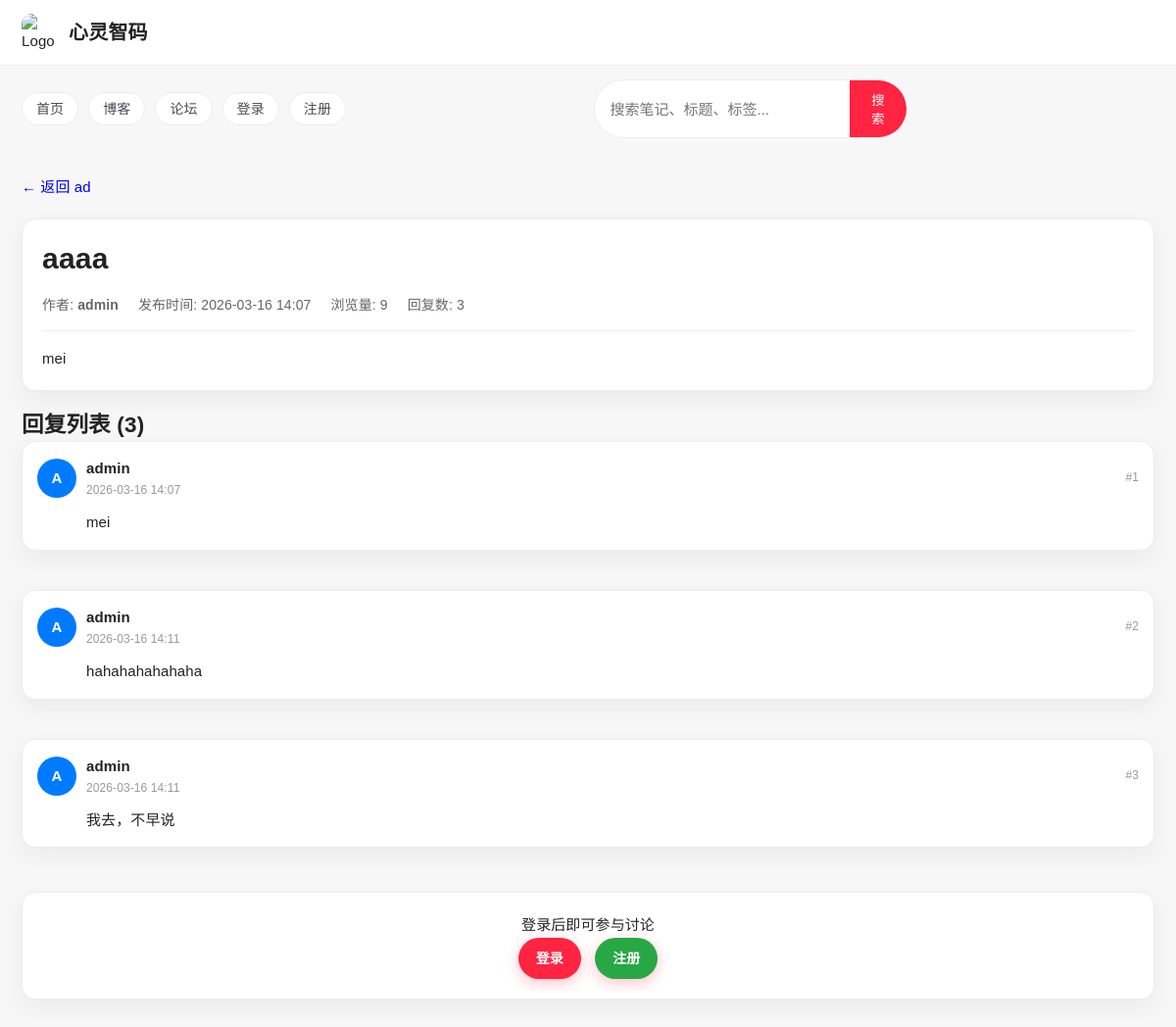
Screenshot of /forum/ad/topic/aaaa/ with the database file from the repository.
### forum/models.py (models this page shows, shortened)
class Forum(models.Model):
    name = models.CharField(max_length=100, unique=True)
    slug = models.SlugField(max_length=100, unique=True)
    description = models.TextField()
    created_at = models.DateTimeField(auto_now_add=True)
    updated_at = models.DateTimeField(auto_now=True)

class Topic(models.Model):
    title = models.CharField(max_length=200)
    slug = models.SlugField(max_length=200, unique=True)
    content = models.TextField()
    author = models.ForeignKey(User, on_delete=models.CASCADE, related_name='topics')
    forum = models.ForeignKey(Forum, on_delete=models.CASCADE, related_name='topics')
    is_sticky = models.BooleanField(default=False)
    is_closed = models.BooleanField(default=False)
    views = models.PositiveIntegerField(default=0)
    created_at = models.DateTimeField(auto_now_add=True)
    updated_at = models.DateTimeField(auto_now=True)

class Post(models.Model):
    content = models.TextField()
    author = models.ForeignKey(User, on_delete=models.CASCADE, related_name='forum_posts')
    topic = models.ForeignKey(Topic, on_delete=models.CASCADE, related_name='posts')
    created_at = models.DateTimeField(auto_now_add=True)
    updated_at = models.DateTimeField(auto_now=True)

### accounts/models.py (models this page shows, shortened)
class CustomUser(AbstractUser):
    bio = models.TextField(blank=True, null=True)
    avatar = models.ImageField(upload_to='avatars/', blank=True, null=True)
    phone_number = models.CharField(max_length=20, blank=True, null=True)
    date_of_birth = models.DateField(blank=True, null=True)
    is_verified = models.BooleanField(default=False)
    verification_code = models.CharField(max_length=6, blank=True, null=True)
    created_at = models.DateTimeField(default=timezone.now)
    updated_at = models.DateTimeField(auto_now=True)

### forum/views.py (the view)
# urls.py: path('<slug:forum_slug>/topic/<slug:topic_slug>/', TopicDetailView.as_view(), name='topic_detail'),
class TopicDetailView(DetailView):
    model = Topic
    template_name = 'forum/topic_detail.html'
    context_object_name = 'topic'
    slug_field = 'slug'
    slug_url_kwarg = 'topic_slug'
    def get(self, request, *args, **kwargs):
        self.object = self.get_object()
        self.object.views += 1
        self.object.save()
        context = self.get_context_data(object=self.object)
        return self.render_to_response(context)
    def get_context_data(self, **kwargs):
        context = super().get_context_data(**kwargs)
        context['posts'] = self.object.posts.order_by('created_at')
        context['post_form'] = PostForm()
        context['forum'] = self.object.forum
        return context

### forum/forms.py
class PostForm(forms.ModelForm):
    class Meta:
        model = Post
        fields = ('content',)
        widgets = {
            'content': forms.Textarea(attrs={'class': 'form-control', 'rows': 5, 'placeholder': '输入回复内容'}),
        }

### forum/templates/forum/topic_detail.html (shortened to what this page needs)
{% extends 'base.html' %}
{% block content %}
    <div style="margin-bottom: 20px;">
        <a href="{% url 'forum_detail' forum.slug %}" style="text-decoration: none;">&larr; 返回 {{ forum.name }}</a>
    </div>
    <div class="card" style="padding: 20px; margin-bottom: 20px;">
        <div style="display: flex; justify-content: space-between; align-items: flex-start; margin-bottom: 15px;">
            <h1>{{ topic.title }}</h1>
        </div>
        <div style="display: flex; gap: 20px; font-size: 14px; color: #666; margin-bottom: 15px;">
            <span>作者: <strong>{{ topic.author.username }}</strong></span>
            <span>发布时间: {{ topic.created_at|date:"Y-m-d H:i" }}</span>
            <span>浏览量: {{ topic.views }}</span>
            <span>回复数: {{ topic.posts.count }}</span>
        </div>
        <div style="border-top: 1px solid #eee; padding-top: 15px;">
            {{ topic.content|linebreaks }}
        </div>
    </div>
    <h2>回复列表 ({{ posts|length }})</h2>
    {% if posts %}
        <div style="display: grid; gap: 15px;">
            {% for post in posts %}
                <div class="card" style="padding: 15px;">
                    <div style="display: flex; justify-content: space-between; align-items: center; margin-bottom: 10px;">
                        <div style="display: flex; align-items: center; gap: 10px;">
                            <div style="width: 40px; height: 40px; background-color: #007bff; color: white; border-radius: 50%; display: flex; align-items: center; justify-content: center; font-weight: bold;">
                                {{ post.author.username.0|upper }}
                            </div>
                            <div>
                                <strong>{{ post.author.username }}</strong>
                                <p style="margin: 0; font-size: 12px; color: #999;">{{ post.created_at|date:"Y-m-d H:i" }}</p>
                            </div>
                        </div>
                        <span style="font-size: 12px; color: #999;">#{{ forloop.counter }}</span>
                    </div>
                    <div style="padding-left: 50px;">
                        {{ post.content|linebreaks }}
                    </div>
                </div>
            {% endfor %}
        </div>
    {% else %}
        <div class="card" style="padding: 30px; text-align: center;">
            <p>暂无回复</p>
        </div>
    {% endif %}
    {% if not topic.is_closed %}
        {% if user.is_authenticated %}
            <div class="card" style="padding: 20px; margin-top: 20px;">
                <h3>发表评论</h3>
                <form method="post" action="{% url 'create_post' topic.forum.slug topic.slug %}">
                    {% csrf_token %}
                    <div style="margin-bottom: 15px;">
                        <textarea name="content" rows="5" style="width: 100%; padding: 10px; border: 1px solid #ddd; border-radius: 5px; font-family: inherit;" placeholder="写下你的回复..."></textarea>
                    </div>
                    <button type="submit" class="btn">提交回复</button>
                </form>
            </div>
        {% else %}
            <div class="card" style="padding: 20px; margin-top: 20px; text-align: center;">
                <p>登录后即可参与讨论</p>
                <a href="{% url 'login' %}" class="btn">登录</a>
                <a href="{% url 'register' %}" class="btn" style="background-color: #28a745; margin-left: 10px;">注册</a>
            </div>
        {% endif %}
    {% else %}
        <div class="card" style="padding: 20px; margin-top: 20px; text-align: center; background-color: #f8d7da;">
            <p style="color: #721c24;">该话题已关闭，无法添加回复</p>
        </div>
    {% endif %}
{% endblock %}

### templates/base.html (style rules this page uses)
* { margin: 0; padding: 0; box-sizing: border-box; }
:root { --xhs-red: #ff2442; --xhs-red-deep: #e51f3c; --xhs-bg: #f7f7f8; --xhs-card: #ffffff; --xhs-text: #222; --xhs-subtext: #7a7a85; --xhs-border: #ececf1; --xhs-shadow: 0 8px 24px rgba(27, 27, 33, 0.06); }
body { font-family: "PingFang SC", "Microsoft YaHei", Arial, sans-serif; line-height: 1.6; font-size: 15px; letter-spacing: 0.1px; color: var(--xhs-text); background: var(--xhs-bg); }
h1, h2, h3, h4 { line-height: 1.35; letter-spacing: 0.2px; }
p { line-height: 1.7; }
.card { background: var(--xhs-card); border-radius: 14px; padding: 22px; box-shadow: var(--xhs-shadow); margin-bottom: 25px; transition: all 0.3s ease; border: 1px solid var(--xhs-border); }
.btn { display: inline-block; padding: 10px 18px; background: var(--xhs-red); color: white; border: none; border-radius: 999px; cursor: pointer; font-size: 14px; font-weight: 600; transition: all 0.3s ease; text-decoration: none; box-shadow: 0 4px 14px rgba(255, 36, 66, 0.28); }

### rows the page displays
Forum: name "ad"
Topic: title "aaaa", author.username "admin", created_at "2026-03-16 14:07", views "9", posts.count "3", content "mei"
Post: author.username.0 "A", author.username "admin", created_at "2026-03-16 14:07", content "mei"
Post: author.username.0 "A", author.username "admin", created_at "2026-03-16 14:11", content "hahahahahahaha"
Post: author.username.0 "A", author.username "admin", created_at "2026-03-16 14:11", content "我去，不早说"

### other values shown
{{ posts|length }} "3"
